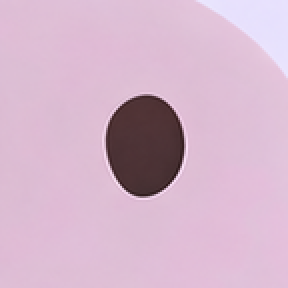
#> input picture tools/naeru-split/eye.png, 144 x 144 px (shown 2 times larger)
$ python tongue.py
#> lines starting #> are read from the running program, lines starting #| are printed output that depends on the picture; after the words box and inside, x2 and y2 are one past the last pixel; in counts of white or black regions, pixels touching at a corner belong together; pictures that were not available may be replaced by others from this repository, and a replacement may not be noted
### tools/naeru-split/eyes.py
#!/usr/bin/env python3
"""생성한 눈 원화를 기존 영상의 눈 윤곽에 맞춰 합성한다.

eye.png는 built-in imagegen 편집 결과의 144×144 축소본이다.
프롬프트: Remove the pale horizontal stripe and curved pale eyelid cap.
Make the existing eye one uninterrupted deep warm dark-brown oval.
Preserve its exact silhouette, location, size, tilt and surrounding pink skin.
No eyelid crease, bands, highlight, lash or added outline.

원본 프레임은 보존하고 build/eyes/<변형>/에 인코딩용 시퀀스를 만든다.
고정 위치에 눈을 덮지 않고 매 프레임의 윤곽·눈 감음·흐림을 따라간다.
"""
from pathlib import Path

import cv2
import numpy as np
from PIL import Image

HERE = Path(__file__).resolve().parent
TEXTURE = np.asarray(Image.open(HERE / "eye.png").convert("RGB")
                     .crop((63, 61, 81, 84)), dtype=np.float32)
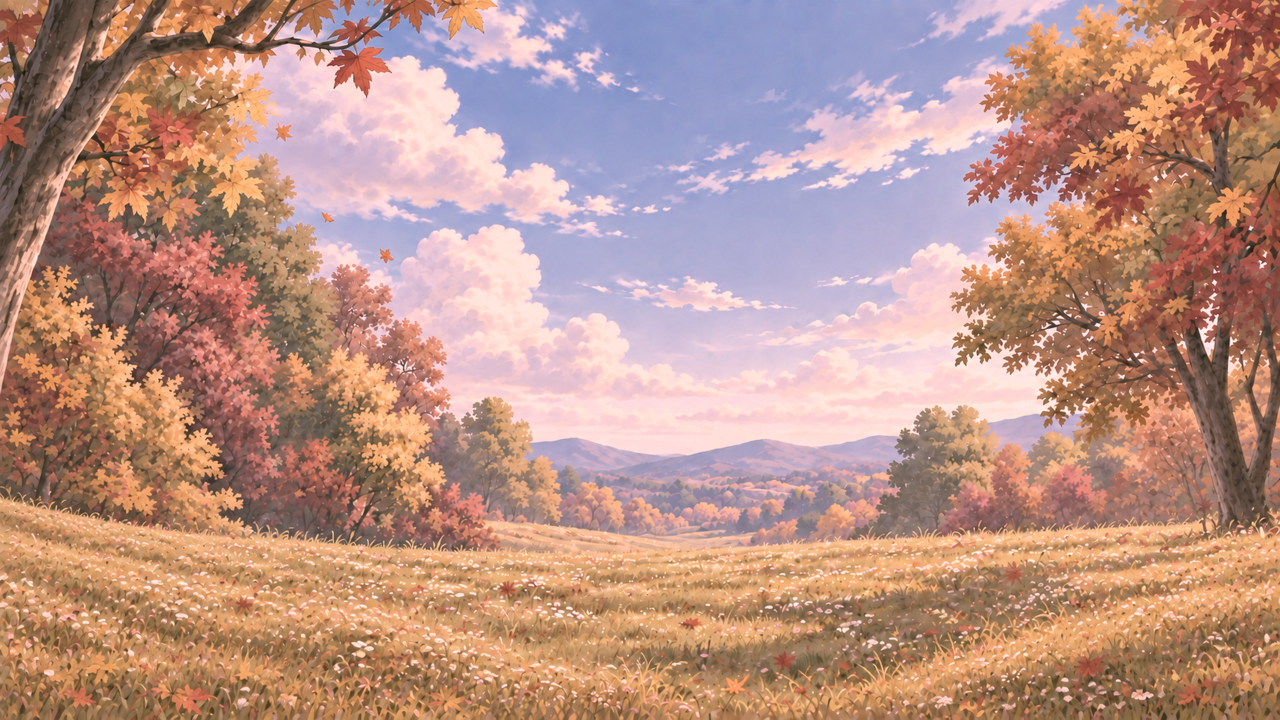
#> input picture img/bg-dawn-autumn.jpg, 3840 x 2160 px, given in place of 0080.png, which was not available (shown at 1/3 size)
TEXTURE = TEXTURE - np.median(TEXTURE.reshape(-1, 3), axis=0)


def locate_eye(reference):
    """공통 낮 프레임에서 위치와 합성 마스크를 구해 8종에 같이 적용한다."""
    rgb = np.asarray(reference.convert("RGB"))
#> rgb is the input picture: shape (2160, 3840, 3); mean R, G, B 186.7, 147.4, 135
    gray = rgb.mean(axis=2).astype(np.uint8)
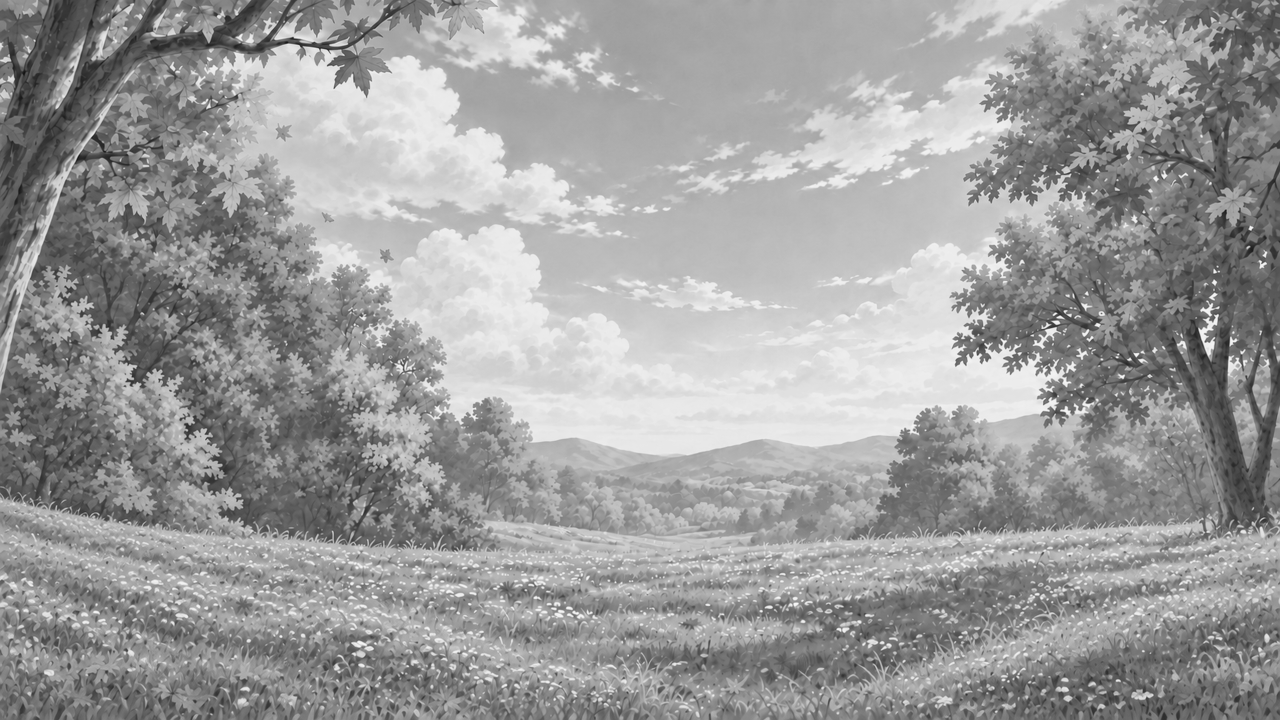
#> gray: shape (2160, 3840) (shown at 1/3 size); min 10, max 255, mean 156
    roi = gray[95:169, 249:298]
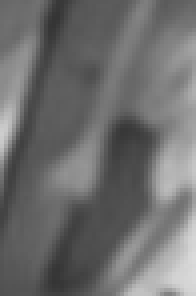
#> roi: shape (74, 49) (shown 4 times larger); min 53, max 219, mean 110.1
    _, _, stats, _ = cv2.connectedComponentsWithStats((roi < 110).astype(np.uint8))
#> stats = [[0, 0, 49, 74, 1529], [0, 0, 8, 13, 62], [0, 0, 49, 74, 2035]]
    candidates = [s for s in stats[1:] if
                  15 < s[4] < 330 and s[2] < 27 and s[3] < 36 and
                  s[1] + s[3] < roi.shape[0]]
#> candidates = [[0, 0, 8, 13, 62]]
    assert len(candidates) == 1, "눈 추적 실패: 다른 얼굴 부위를 수정하지 않는다"
    x, y, width, height, _ = candidates[0]
#> x = 0; y = 0; width = 8; height = 13
    x, y = int(x) + 249, int(y) + 95
#> x = 249; y = 95
    box = (x - 4, y - 10, x + int(width) + 4, y + int(height) + 4)
#> box = (245, 85, 261, 112)
    q = rgb[box[1]:box[3], box[0]:box[2]].astype(np.float32)
    light = q.mean(axis=2)
    skin = np.median(np.concatenate((q[0], q[-1], q[:, 0], q[:, -1])), axis=0)
#> skin = [118.5, 89, 76]
    core = light < np.quantile(light, .12)
    dark = np.median(q[core], axis=0)
#> dark = [109, 82, 67]
    coverage = np.clip((skin.mean() - light) / (skin.mean() - dark.mean()), 0, 1)

    # 분리된 윗눈꺼풀도 같은 외곽선 안에 포함한다. 감긴 눈은 그 프레임의
    # 납작한 윤곽을 그대로 쓰므로 눈을 억지로 뜨게 하지 않는다.
    points = np.column_stack(np.nonzero(coverage > .25)[::-1]).astype(np.int32)
#> points = 57 pairs, first value 0 to 15, second value 0 to 26
    hull = cv2.convexHull(points)
#> hull = [[15, 26], [13, 26], [0, 4], [0, 0], [13, 0], [15, 2]]
    large = np.zeros((q.shape[0] * 8, q.shape[1] * 8), np.uint8)
    cv2.fillConvexPoly(large, hull * 8 + 4, 255)
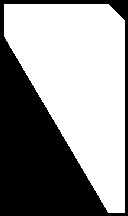
#> large: shape (216, 128); 57.7% white; 1 black region, box (x1, y1, x2, y2) and area: (0, 0, 128, 216) 11695
    large = cv2.GaussianBlur(large, (0, 0), 3)
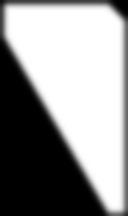
#> large: shape (216, 128); min 0, max 255, mean 147.7
    filled = cv2.resize(large, (q.shape[1], q.shape[0]),
                        interpolation=cv2.INTER_AREA) / 255
    # 원래 어두운 눈과 바깥 경계는 보존하고, 안쪽의 밝은 띠만 채운다.
    blend = np.clip((filled - coverage) / np.maximum(1 - coverage, .001), 0, 1)
    return box, blend[:, :, None], core


# [13 lines left out: function replace_eye, not called in this run]


# [13 lines that do not run on import are left out]

### tools/naeru-split/tongue.py
#!/usr/bin/env python3
# 혀를 몸에서 떼어낸다 — "혀를 집어넣었다 빼는" 동작을 DOM으로 만들기 위한 자산.
#
# 왜 이렇게 하나 —
#   316프레임 루프 어디에도 혀가 들어간 프레임이 없다(혀 영역 프레임간 변화
#   평균 1.81, 실루엣 화소수 75,375~84,075로 혀가 빠질 여지가 없다). 재생
#   구간·속도로는 못 만들고, 혀를 지운 몸을 새로 그려야 한다.
#
#   혀는 몸과 **같은 분홍**이라 색으로는 못 가른다. 어두운 윤곽선으로만
#   갈리는데 전역 임계로는 아래쪽 그늘까지 잡힌다. 그래서 손으로 다각형을
#   잡았다(POLY). 입의 어두운 선은 일부러 남긴다 — 혀가 들어가도 입은 열려
#   있어야 "혀를 집어넣은 얼굴"로 읽힌다.
#
#   지운 자리는 LaMa로 메운다(배경에서 내루미를 지울 때와 같은 venv·모델).
#   혀 뒤에는 팔과 배 줄무늬가 있는데 둘 다 단순한 형태라 잘 이어진다.
#
# **왜 한 프레임만 만드나** —
#   개그는 1초 안쪽이고 루프가 기준 프레임(79)에 왔을 때만 시작한다. 그
#   순간 영상을 세우고 정지본으로 바꿔치기하므로, 필요한 건 그 한 프레임의
#   "혀 없는 몸"과 "혀"뿐이다. 전 프레임을 인페인팅하면 변형당 영상이 한 벌씩
#   더 생기고(+7MB) 추론이 1,272번이 되는데, 얻는 건 개그 1초 동안 몸이
#   계속 숨쉬는 것뿐이라 값이 안 맞는다.
#
#   (전 프레임을 하려면 마스크를 머리 자세에 맞춰 옮겨야 한다 — 정지 마스크는
#   안 된다. 루프 안에서 자세가 바뀌어서 f132에서는 얼굴을 지워버렸다.
#   머리 추적은 입 위쪽 창(HEAD)으로 dx·dy·회전을 맞추면 되고, 8변형이 같은
#   푸티지의 색보정본이라 추적은 159프레임 한 번이면 된다. 실측해 뒀다.)
#
# 산출물:
#   img/naeru-<변형>-nt.png  혀를 지운 기준 프레임 (알파 = 원본 그대로)
#   img/tongue-<변형>.png    혀만 (원본 색 + 차이로 뽑은 알파)
import sys
from pathlib import Path

import numpy as np
from PIL import Image, ImageChops, ImageDraw, ImageFilter

HERE = Path(__file__).resolve().parent
REPO = HERE.parent.parent
B = HERE / "build"
sys.path.insert(0, str(HERE))
from coords import CROP_SIZE, VARIANTS
from eyes import locate_eye, replace_eye

REF = 79                        # 혀가 가장 안정된 프레임. index.html의 TONGUE_FRAME과 같아야 한다

# 크롭 좌표계(576×496)에서 손으로 잡은 혀 다각형. 두 개인 이유:
#
#   INPAINT — **윗변이 입 아래(y≈174)에 있다.** 입까지 덮으면 LaMa가 입술선을
#     잃고 큼직한 검은 덩어리를 그린다(2026-09-05 제보 "몸부분 텍스쳐가 이상해").
#     입 위쪽 원본을 그대로 두면 열린 입이 살아서 "혀를 집어넣은 얼굴"이 된다.
#   CUT — 잘라낼 혀. 입 안쪽 뿌리까지 포함해야 혀가 입에서 나오는 것처럼 보인다.
#     뿌리 구간(y152~174)은 nt에도 원본 그대로 남지만 겹치면 같은 화소라
#     제자리에선 원본과 똑같고, 혀가 들어가도 그 자국은 실제 크기에서 안 보인다.
INPAINT_POLY = [(186, 176), (250, 172), (284, 182), (266, 204), (244, 244),
                (220, 290), (196, 322), (160, 324), (138, 300), (135, 248),
                (149, 202), (168, 182)]
CUT_POLY = [(190, 152), (248, 148), (282, 168), (266, 198), (244, 242),
            (220, 288), (196, 322), (160, 324), (138, 300), (135, 248),
            (149, 200), (170, 168)]
DILATE = 13                     # 인페인트 마스크: 윤곽선까지 확실히 덮는다
ERODE = 5                       # 혀 컷아웃: 다각형을 조금 줄여 몸 화소를 안 물고 나온다
FEATHER = 1.6

# 혀가 왼팔을 거의 다 가리고 있어서, 혀를 지우면 원본에 **없는 팔**을 그려야
# 한다. LaMa는 그 자리에 배 줄무늬를 늘려 발라놨다. 실루엣(알파)은 안 바뀌므로
# 필요한 건 팔과 몸을 가르는 윤곽선과 그 왼쪽의 팔 색뿐이다. 사용자가 준
# 참고그림에서 왼팔은 옆구리에 붙은 통통한 로브다.
ARM_EDGE = [(178, 186), (166, 216), (157, 252), (155, 288), (166, 314), (188, 330)]
ARM_TAIL = [(198, 338), (150, 342), (116, 300), (110, 246), (126, 192), (152, 176)]


def draw_arm(base, sp, alpha, arm_shape, arm_line):
    """팔 색은 실루엣 왼쪽 가장자리(원본에 남아 있는 팔 조각)에서 가져와 가로로
    늘린다 — 세로 방향 밝기 변화가 살아서 통통한 느낌이 남는다. 변형마다 색이
    다르므로 변형별로 다시 뽑는다."""
    a = np.asarray(alpha, np.uint8)
    src = np.asarray(sp.convert("RGB"), np.float32)
    fill = src.copy()
    for y in range(src.shape[0]):
        xs = np.nonzero(a[y] > 200)[0]
        if len(xs) == 0:
            continue
        fill[y, :] = src[y, xs.min():xs.min() + 14].mean(0)
    fill = Image.fromarray(fill.astype(np.uint8)).filter(ImageFilter.GaussianBlur(7))

    inside = (a > 200).astype(np.uint8)
    shape = Image.fromarray((np.asarray(arm_shape, np.uint8) * inside)) \
                 .filter(ImageFilter.GaussianBlur(1.4))
    out = Image.composite(fill, base, shape)

    stroke = tuple(int(x) for x in np.percentile(
        np.asarray(base, np.float32)[240:300, 300:360].reshape(-1, 3), 6, axis=0))
    line = Image.fromarray((np.asarray(arm_line, np.uint8) * inside)) \
                .filter(ImageFilter.GaussianBlur(1.5))
    return Image.composite(Image.new("RGB", base.size, stroke), out, line)


def main():
    eye_patch = locate_eye(Image.open(B / "naeru-day" / f"{REF + 1:04d}.png"))
    poly = Image.new("L", CROP_SIZE, 0)
#> poly: PIL image 576x496 L; every value is 0
    ImageDraw.Draw(poly).polygon(INPAINT_POLY, fill=255)
#> poly: PIL image 576x496 L; 5.1% white; 1 white region, box (x1, y1, x2, y2) and area: (135, 172, 285, 325) 14440
    mask = poly.filter(ImageFilter.MaxFilter(DILATE))       # 지울 범위
#> mask: PIL image 576x496 L; 6.4% white; 1 white region, box (x1, y1, x2, y2) and area: (129, 166, 291, 331) 18220
    mask.save(B / "tongue-mask.png")
    cutpoly = Image.new("L", CROP_SIZE, 0)
    ImageDraw.Draw(cutpoly).polygon(CUT_POLY, fill=255)
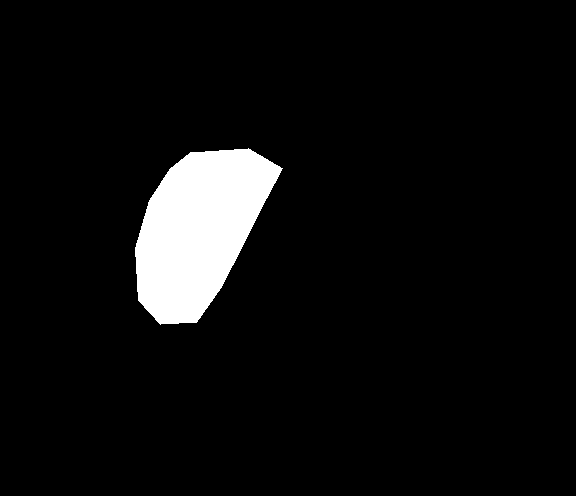
#> cutpoly: PIL image 576x496 L; 5.8% white; 1 white region, box (x1, y1, x2, y2) and area: (135, 148, 283, 325) 16649
    arm_shape = Image.new("L", CROP_SIZE, 0)
    ImageDraw.Draw(arm_shape).polygon(ARM_EDGE + ARM_TAIL, fill=255)
#> arm_shape: PIL image 576x496 L; 2.6% white; 1 white region, box (x1, y1, x2, y2) and area: (110, 176, 199, 343) 7359
    arm_line = Image.new("L", CROP_SIZE, 0)
    ImageDraw.Draw(arm_line).line(ARM_EDGE, fill=200, width=4, joint="curve")
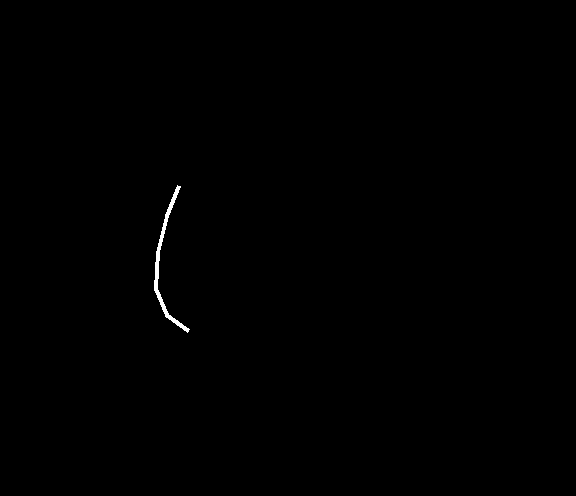
#> arm_line: PIL image 576x496 L; values 0 (black) and 200 (white), 0.22% white; 1 white region, box (x1, y1, x2, y2) and area: (154, 185, 190, 333) 641
    # 잘라낼 범위는 팽창 전 다각형을 조금 줄인 것. **차이(|원본-인페인팅|)로
    # 알파를 만들면 안 된다** — 혀와 메워진 몸이 거의 같은 색이라 차이가
    # 윤곽선에만 잡혀서 속이 빈 혀가 나온다(2026-09-05 실측).
    cut = cutpoly.filter(ImageFilter.MinFilter(2 * ERODE + 1)) \
                 .filter(ImageFilter.GaussianBlur(FEATHER))

    from simple_lama_inpainting import SimpleLama
    lama = SimpleLama()

    for v in VARIANTS:
        src = sorted((B / f"naeru-{v}").glob("*.png"))[REF]
        sp = Image.open(src).convert("RGBA")
        rgb, alpha = sp.convert("RGB"), sp.getchannel("A")

        filled = lama(rgb, mask).crop((0, 0, CROP_SIZE[0], CROP_SIZE[1]))
        nt = draw_arm(Image.composite(filled, rgb, mask), sp, alpha,
                      arm_shape, arm_line)
        # 혀는 실루엣 안쪽이라 알파가 안 바뀐다 — 원본 알파를 그대로 쓴다
        nt.putalpha(alpha)
        nt = replace_eye(nt, eye_patch)
        nt.save(REPO / "img" / f"naeru-{v}-nt.png")

        t_alpha = ImageChops.multiply(cut, alpha)
        tongue = rgb.copy()
        tongue.putalpha(t_alpha)
        tongue.save(REPO / "img" / f"tongue-{v}.png")

        cov = np.asarray(t_alpha, np.uint8)
        print(f"{v}: 혀 화소 {int((cov > 128).sum()):6d}  -> naeru-{v}-nt.png / tongue-{v}.png")


if __name__ == "__main__":
    main()
#> (the call stopped at in main, `lama = SimpleLama()`: simple_lama_inpainting is not available in this run)
